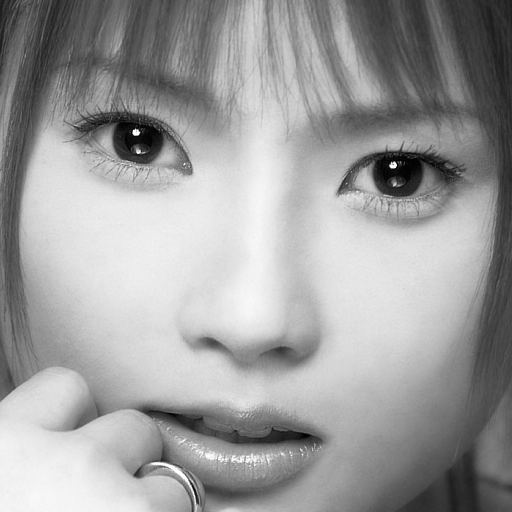
#> input picture images/abe_natsumi.pgm, 512 x 512 px
$ python contrast.py
#> lines starting #> are read from the running program, lines starting #| are printed output that depends on the picture
#> in main, img is the input picture: PIL image 512x512 L; min 0, max 255, mean 157.4
import numpy
from PIL import Image


def contrast(data,value_contrast):
#> called with value_contrast = 180
    data_final = data
    # Conhecendo o tamanho da imagem.
    height, width = data.shape
#> height = 512; width = 512
    for x in range(0, height):
        for y in range(0, width):
            # Calculando o valor máximo de contraste do pixel, caso o valor calculado seja maior que 255, retornamos o 255, valor máximo do pixel.
            max_contrast = data[x][y] + data[x][y] * 10 / 100 if data[x][y] + data[x][y] * 10 / 100 < 255 else 255
            # Calculando o valor mínimo de contraste do pixel, caso o valor calculado seja menor que 0, retornamos 0, valor minimo.
            min_contrast = data[x][y] - data[x][y] * 10 / 100 if data[x][y] - data[x][y] * 10 / 100 > 0 else 0
            # Caso o valor do pixel, seja menor que o valor limiar de contraste, retornamos o valor minimo de contraste, senão retornamos o valor máximo.
            data_final[x][y] = min_contrast if data[x,y] < value_contrast else max_contrast
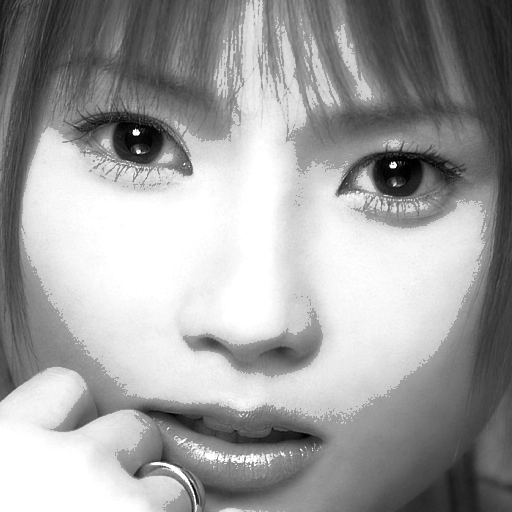
#> data_final: shape (512, 512); min 0, max 255, mean 159.8
    # Retornando o np.ndarray, um array com esteroides fornecido pelo numpy.
    return data_final


def main():
    img = Image.open("../images/abe_natsumi.pgm")
    arr = numpy.array(img)
    arr_filtred = contrast(arr,180)
    out = Image.fromarray(arr_filtred)
    img.show()
    out.show()


main()
